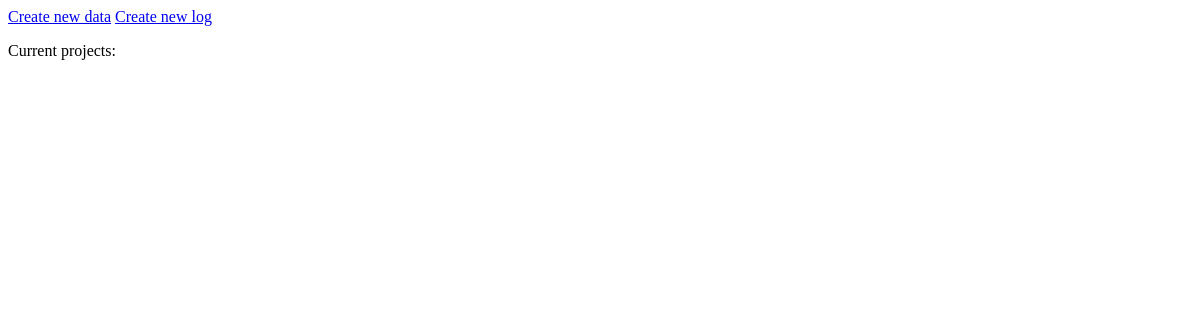
Page /parser/ on the earlier database version.
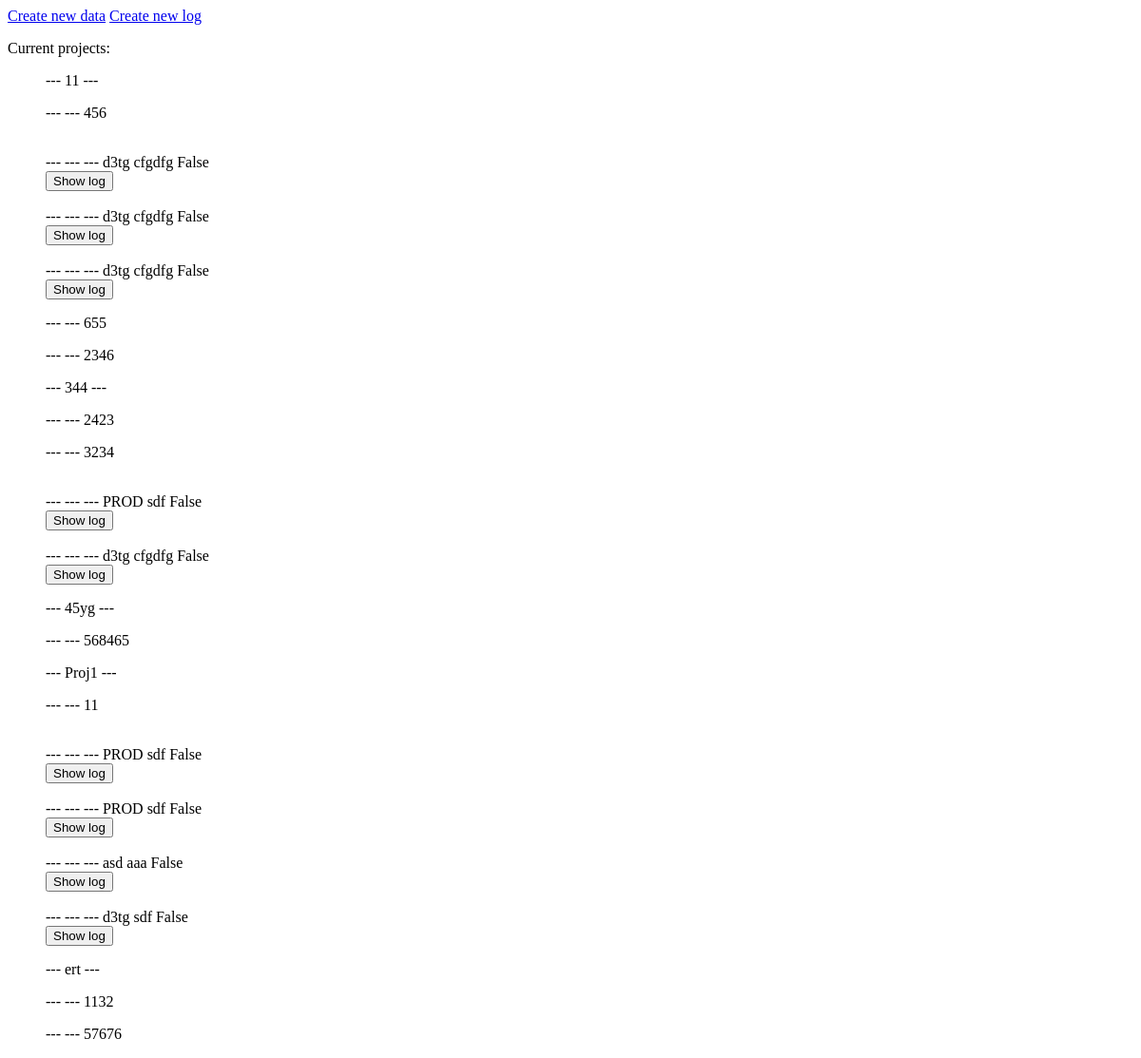
Same page on the later database version.
### log_parser_app/models/commons.py (models this page shows)
class Project(models.Model):
    projects = models.Manager()
    name = models.CharField(max_length=50)

class LogItem(models.Model):
    logs = models.Manager()
    bug = models.ForeignKey(Bug, on_delete=models.CASCADE)
    log_type = models.ForeignKey(LogType, on_delete=models.CASCADE)
    log_content_type = models.ForeignKey(
        LogContentType, on_delete=models.CASCADE
    )
    description = models.TextField(max_length=1000, default=None)
    raw = models.TextField()
    valid = models.BooleanField(default=False)
    parse_details = models.TextField()
    parsed = models.TextField()

class LogType(models.Model):
    name = models.CharField(max_length=50)
    details = models.TextField()
    example = models.TextField()

### log_parser_app/views/commons.py (the view)
@require_http_methods(['GET'])
def index(request):
    projects = Project.projects.all()
    bugs = [bug for bug in Bug.bugs.all()]
    bugs_projects_sorted = sorted(bugs, key=lambda b: b.project.name)
    bugs_projects_grouped = {
        project: list(group)
        for project, group in groupby(bugs_projects_sorted, key=lambda b: b.project.name)
    }
    logs = dict()
    for i, group in bugs_projects_grouped.items():
        group_number_sorted = sorted(group, key=lambda b: b.number)
        logs[i] = {bug.number: _get_logs(bug) for bug in group_number_sorted}
    template = loader.get_template('log_parser_app/index.html')
    context = {
        'logs': logs
    }
    return HttpResponse(template.render(context, request))

### log_parser_app/views/commons.py (called while the page is built)
def _get_logs(bug):
    logs = [log for log in LogItem.logs.filter(bug=bug).all()]
    return sorted(logs, key=lambda l: (l.log_type.name, l.log_content_type.name))

### log_parser_app/templates/log_parser_app/index.html (shortened to what this page needs)
<!DOCTYPE html>
<html>
<head>
</head>
<body>
<a href="{% url 'log_parser_app:details_create' %}">Create new data</a>
<a href="{% url 'log_parser_app:log_create_init' %}">Create new log</a>
<p>Current projects:</p>
{% if logs %}
    <ul>
    {% for project, bugs in logs.items %}
    <p>--- {{ project }} ---</p>
        {% for bug, logs in bugs.items %}
        <p>--- --- {{ bug }}</p>
            {% for log in logs %}
                --- --- --- {{ log.log_type.name }} {{ log.description }} {{ log.valid }}
                <form action="{% url 'log_parser_app:log_details' %}" method="post">
                    <input type="submit" value="Show log"/>
                </form>
            {% endfor %}
        {% endfor %}
    {% endfor %}
    </ul>
{% endif %}
</body>
</html>

Differences in the rows shown:
added Project: logs "11"
added LogItem: bug "456", log_type.name "d3tg", description "cfgdfg", valid "False"
added LogItem: log_type.name "d3tg", description "cfgdfg", valid "False", shown under "456"
added LogItem: log_type.name "d3tg", description "cfgdfg", valid "False", shown under "456"
added Project: logs "344"
added LogItem: bug "3234", log_type.name "PROD", description "sdf", valid "False"
added LogItem: log_type.name "d3tg", description "cfgdfg", valid "False", shown under "3234"
added Project: logs "45yg"
added Project: logs "Proj1"
added LogItem: bug "11", log_type.name "PROD", description "sdf", valid "False"
added LogItem: log_type.name "PROD", description "sdf", valid "False", shown under "11"
added LogItem: log_type.name "asd", description "aaa", valid "False", shown under "11"
added LogItem: log_type.name "d3tg", description "sdf", valid "False", shown under "11"
added Project: logs "ert"
Other differences:
new list line: "--- --- --- --- 655 --- --- 2346"
new list line: "--- --- --- --- 2423"
new list line: "--- --- --- --- 568465"
new list line: "--- --- --- --- 1132 --- --- 57676"
